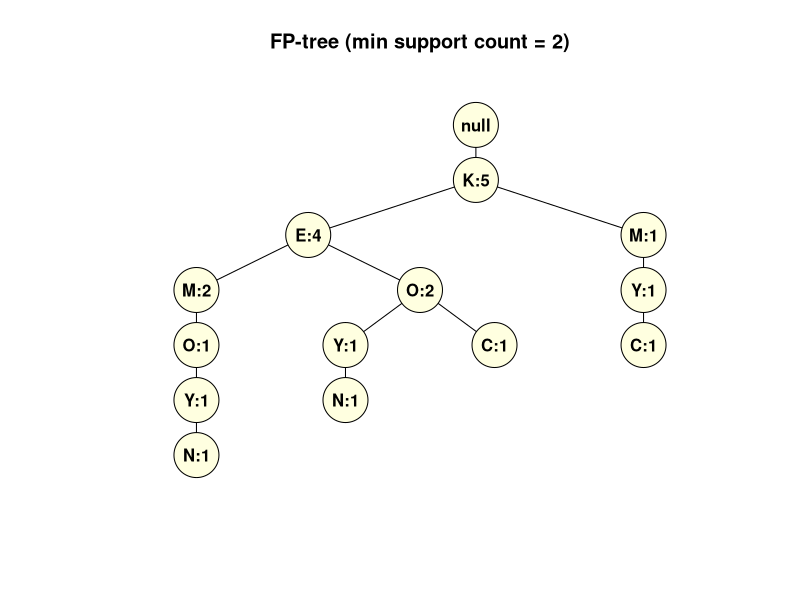

The R source for this figure:
# ==============================================================================
# Course: CSA1604 - Data Warehousing and Data Mining
# Name: Vino Aldrin E
# Register No: 192511481
# Experiment 26 (FP-tree): FP-Growth Tree for MONKEY Transactions (min support count 2)
# ==============================================================================
trans <- list(c("M","O","N","K","E","Y"), c("D","O","N","K","E","Y"), c("M","A","K","E"),
              c("M","U","C","K","Y"), c("C","O","K","I","E"))
build_fp <- function(trans, minsup) {
  cnt <- table(unlist(trans))
  cnt <- cnt[cnt >= minsup]
  ord <- names(cnt)[order(-cnt, names(cnt))]
  nodes <- data.frame(item = "null", count = 0, parent = 0)
  for (t in trans) {
    p <- 1
    for (it in ord[ord %in% t]) {
      k <- which(nodes$parent == p & nodes$item == it)
      if (length(k) == 0) {
        nodes <- rbind(nodes, data.frame(item = it, count = 0, parent = p))
        k <- nrow(nodes)
      }
      nodes$count[k] <- nodes$count[k] + 1
      p <- k
    }
  }
  print(cnt[ord])
  nodes
}
draw_fp <- function(nodes, title) {
  nodes$x <- 0; nodes$y <- 0; leaf <- 0
  pos <- function(i, d) {
    kids <- which(nodes$parent == i)
    nodes$y[i] <<- -d
    if (length(kids) == 0) { leaf <<- leaf + 1; nodes$x[i] <<- leaf }
    else { for (k in kids) pos(k, d + 1); nodes$x[i] <<- mean(nodes$x[kids]) }
  }
  pos(1, 0)
  plot(nodes$x, nodes$y, type = "n", axes = FALSE, xlab = "", ylab = "", main = title,
       xlim = range(nodes$x) + c(-0.6, 0.6), ylim = range(nodes$y) + c(-0.5, 0.5))
  for (i in 2:nrow(nodes)) segments(nodes$x[nodes$parent[i]], nodes$y[nodes$parent[i]], nodes$x[i], nodes$y[i])
  points(nodes$x, nodes$y, pch = 21, cex = 6, bg = "lightyellow")
  lab <- ifelse(nodes$item == "null", "null", paste0(nodes$item, ":", nodes$count))
  text(nodes$x, nodes$y, lab, font = 2)
}
nodes <- build_fp(trans, 2)
nodes
draw_fp(nodes, "FP-tree (min support count = 2)")
